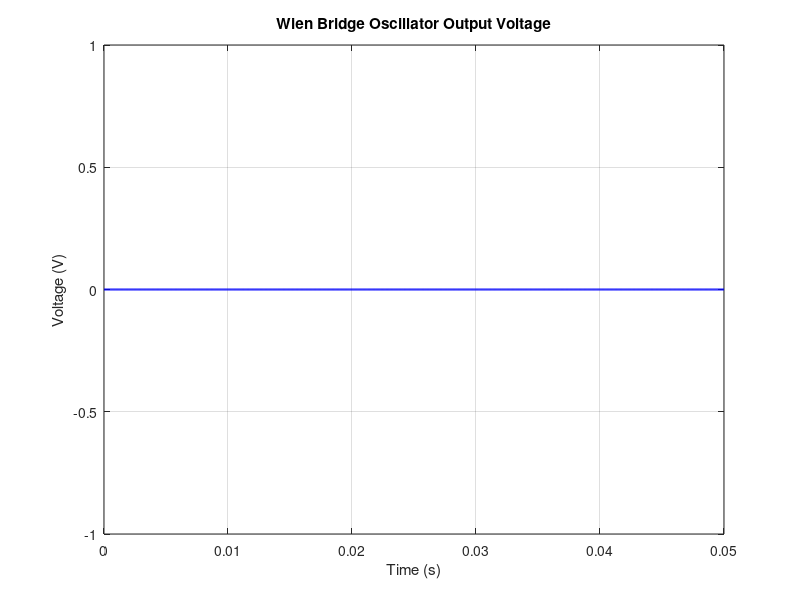

MATLAB code for this plot:
% Parameters
R1 = 10e3;  % 10 kOhm
R2 = 10e3;  % 10 kOhm
R3 = 1e3;   % 1 kOhm (part of gain setting)
R4 = 1e3;   % 1 kOhm (part of gain setting)
C1 = 100e-9; % 100 nF
C2 = 100e-9; % 100 nF
A = 3;      % Gain (must be slightly greater than 3 for sustained oscillations)

% Time vector
t = linspace(0, 0.05, 1000);  % 0 to 50 ms

% Differential equation setup
% We approximate the Wien Bridge Oscillator behavior using state-space equations

function dydt = wienBridgeOscillator(t, y, R1, R2, R3, R4, C1, C2, A)
    Vout = y(1);  % Output voltage
    Vfb = y(2);   % Feedback voltage
    dydt = [
        (A * Vfb - Vout) / (R3 * C1);
        (Vout / R1 + (Vout - Vfb) / R2 - Vfb / (R4 * C2))
    ];
end

% Initial conditions
y0 = [0; 0];  % Initial output voltage and feedback voltage

% Solve the ODEs
[t, sol] = ode45(@(t, y) wienBridgeOscillator(t, y, R1, R2, R3, R4, C1, C2, A), t, y0);

% Extract output voltage
Vout_t = sol(:, 1);

% Plot results
figure;
plot(t, Vout_t, 'b', 'LineWidth', 1.5);
title('Wien Bridge Oscillator Output Voltage');
xlabel('Time (s)');
ylabel('Voltage (V)');
grid on;
